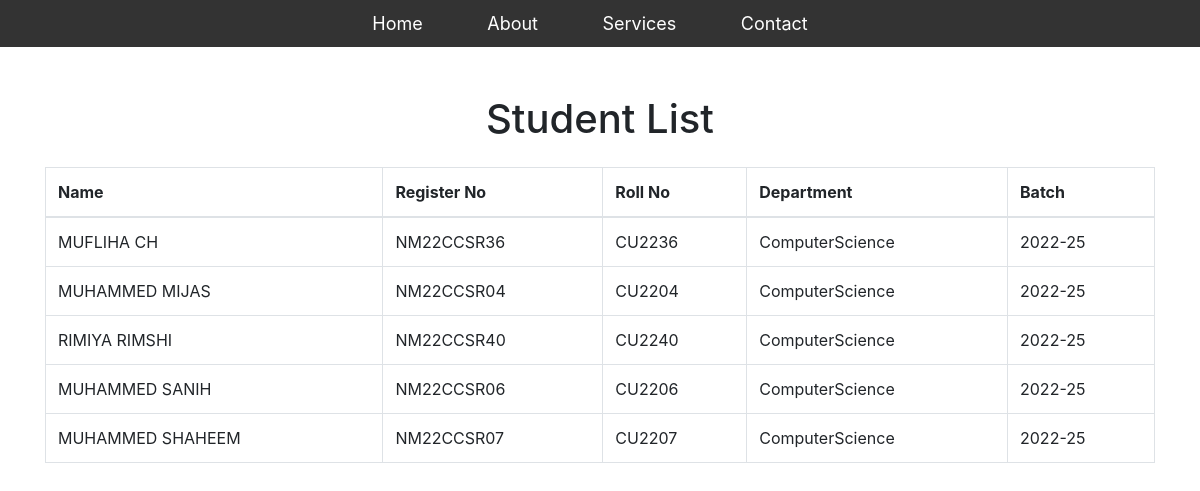
The page /students/ on the database its author committed.
### VOTING/models.py (models this page shows, shortened)
class Student(models.Model):
    first_name = models.CharField(max_length=100)
    last_name = models.CharField(max_length=100)
    date_of_birth = models.DateField()  # Use DateField for date of birth
    phone_number = models.CharField(max_length=15, null=True, blank=True)
    address = models.TextField(null=True, blank=True)
    register_no = models.CharField(max_length=13)
    roll_no = models.CharField(max_length=9)
    department = models.CharField(max_length=100, default="ComputerScience")
    batch = models.CharField(max_length=15, default="2022-25")
    def __str__(self):
        return f"{self.first_name} {self.last_name}"
    class Meta:
        ordering = ['last_name']  # Sorting by last name by default

### VOTING/views.py (the view)
# urls.py: path('students/', views.student_list, name='students'),
def student_list(request):
    students = Student.objects.all()
    print(students) # Fetch all students from the database
    return render(request, 'student_list.html', {'students': students})

### templates/student_list.html (shortened to what this page needs)
<!DOCTYPE html>
<html lang="en">
<head>
    <link rel="stylesheet" href="https://stackpath.bootstrapcdn.com/bootstrap/4.5.2/css/bootstrap.min.css">
</head>
<body>
    <header>
        <div class="menu-bar">
            <ul class="menu">
                <li><a href="{% url 'dashboardview' %}">Home</a></li>
                <li class="dropdown">
                    <a href="#about">About</a>
                </li>
                <li><a href="#services">Services</a></li>
                <li><a href="#contact">Contact</a></li>
            </ul>
        </div>
    </header>
    <div class="container mt-5">
        <h1 class="text-center mb-4">Student List</h1>
        <table class="table table-bordered">
            <thead>
                <tr>
                    <th>Name</th>
                    <th>Register No</th>
                    <th>Roll No</th>
                    <th>Department</th>
                    <th>Batch</th>
                </tr>
            </thead>
            <tbody>
                {% for student in students %}
                    <tr>
                        <td>{{ student.first_name }} {{ student.last_name }}</td>
                        <td>{{ student.register_no }}</td>
                        <td>{{ student.roll_no }}</td>
                        <td>{{ student.department }}</td>
                        <td>{{ student.batch }}</td>
                    </tr>
                {% endfor %}
            </tbody>
        </table>
    </div>
</body>
</html>

### templates/student_list.html (style rules this page uses)
* { margin: 0; padding: 0; box-sizing: border-box; }
.menu-bar { background-color: #333; text-align: center; }
.menu { list-style-type: none; }
.menu li { display: inline-block; margin-right: 20px; position: relative; }
.menu li a { color: white; text-decoration: none; font-size: 18px; padding: 10px 20px; display: block; transition: background-color 0.3s; }

### rows shown on the page
Student: first_name "MUFLIHA", last_name "CH", register_no "NM22CCSR36", roll_no "CU2236", department "ComputerScience", batch "2022-25"
Student: first_name "MUHAMMED", last_name "MIJAS", register_no "NM22CCSR04", roll_no "CU2204", department "ComputerScience", batch "2022-25"
Student: first_name "RIMIYA", last_name "RIMSHI", register_no "NM22CCSR40", roll_no "CU2240", department "ComputerScience", batch "2022-25"
Student: first_name "MUHAMMED", last_name "SANIH", register_no "NM22CCSR06", roll_no "CU2206", department "ComputerScience", batch "2022-25"
Student: first_name "MUHAMMED", last_name "SHAHEEM", register_no "NM22CCSR07", roll_no "CU2207", department "ComputerScience", batch "2022-25"
